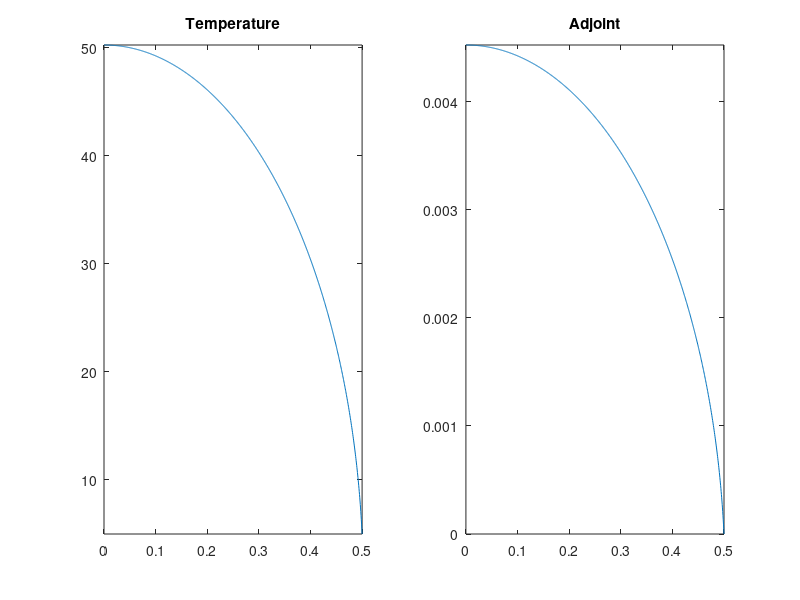

The MATLAB script that drew this image:
function hc_nonlinear_analytical
clc; close all;

% problem definition
% -d/dx (T^k dT/dx) = q = -1/(k+1).d^2(T^(k+1))/dx^2
% dTdx|_0=0 T(L)=T_dir
L=0.5; q=10000; T_dir=5; k=1;
% region of interest
% direc at 0
% 
do_plot = true;

%%%%%%%%%%%%%%%%%%%%%%%%%%%%%%%%%%%%%%%%%%%%%%%%%%%%%%%%%%
% solve forward problem for unperturbed temperature
%%%%%%%%%%%%%%%%%%%%%%%%%%%%%%%%%%%%%%%%%%%%%%%%%%%%%%%%%%
% int_0^x (eq) = -1/(k+1).d(T^(k+1))/dx = qx
% int_x^L (new.eq) => T^(k+1)(x) = T_dir^(k+1) + (k+1)/2.q.(L^2-x^2)
%
kp1=k+1;
fh_T = @(x) (T_dir^kp1 + kp1/2*q*(L^2-x.^2)).^(1/kp1);
fh_dTdx = @(x) (-q*x)./(fh_T(x).^k);
% plot temperature
if do_plot
    x=linspace(0,L,1000);
    figure(1); subplot(1,2,1); plot(x,fh_T(x)); axis tight; title('Temperature');
end
% compute functional using forward solution
response = 'averaged';
switch response
    case 'dirac'
        J_for = fh_T(0);
    case 'integrated'
        J_for = integral(fh_T,0,L);
    case 'averaged'
        J_for = integral(fh_T,0,L)/L;
end

%%%%%%%%%%%%%%%%%%%%%%%%%%%%%%%%%%%%%%%%%%%%%%%%%%%%%%%%%%
% solve adjoint problem
%%%%%%%%%%%%%%%%%%%%%%%%%%%%%%%%%%%%%%%%%%%%%%%%%%%%%%%%%%
% -d/dx (T^k dphi/dx) = dirac(x) = 0
% phi(L)=phi_dir=0, 
% for dirac at 0 response : source condition at x=0: -2T^k(0) dphidx|_0 = 1
% T^k.dphidx = C = -1/2
% phi(L) - phi(x) = (-1/2) int_x^L 1/T^k(y) dy = -phi(x)
%
% for integrated temp as response: dphidx|_0=0
%
switch response
    case 'dirac'
        for i=1:length(x)
           phi(i) = integral(@(x) 1./(fh_T(x).^k), x(i),L)/2;
        end
    case {'integrated','averaged'}
        for i=1:length(x)
           phi(i) = integral(@(x) x./(fh_T(x).^k), x(i),L);
        end
end
% plot adjoint
if do_plot
    subplot(1,2,2); plot(x,phi); axis tight; title('Adjoint');
end
% compute functional using adjoint
int_phi = dot( (phi(1:end-1)+phi(2:end))/2 , diff(x) ); 
J_adj_vol = q * int_phi;
switch response
    case 'dirac'
       J_adj_dir = (T_dir-fh_T(0))/2;
    case 'integrated'
       J_adj_dir = T_dir*L;
    case 'averaged'
       J_adj_dir = T_dir;
end
J_adj = J_adj_vol + J_adj_dir;
%%%%%%%%%%%%%%%%%%%%%%%%%%%%%%%%%%%%%%%%%%%%%%%%%%%%%%%%%%
% QoI values
%%%%%%%%%%%%%%%%%%%%%%%%%%%%%%%%%%%%%%%%%%%%%%%%%%%%%%%%%%
fprintf('Unperturbed QoI values: \nForward %g\nAdjoint %g\n',J_for,J_adj);
fprintf('Splitting the adjoint values:\n\tvolume  \t%g\n\tDirichlet bc\t%g\n',...
    J_adj_vol,J_adj_dir);

warning('What is below is a copy-paste formt he linear analytical solution');
warning('Amend first if you want to use');
return

%%%%%%%%%%%%%%%%%%%%%%%%%%%%%%%%%%%%%%%%%%%%%%%%%%%%%%%%%%
% create perturbation 
%%%%%%%%%%%%%%%%%%%%%%%%%%%%%%%%%%%%%%%%%%%%%%%%%%%%%%%%%%
% save values
fh_T0 = fh_T; fh_dT0dx = fh_dTdx; J_for0 = J_for;
% save unperturbed parameters
k0=k; q0=q; h0=h; T_dir0=T_dir; T_inf0=T_inf;
% perturbed values
pert = 1e-1;
q     = q0     * (1 + pert*1); 
k     = k0     * (1 + pert*1);
h     = h0     * (1 + pert*1);
T_dir = T_dir0 * (1 + pert*1);
T_inf = T_inf0 * (1 + pert*1);
%
q1 = q-q0; h1 = h-h0; k1 = k-k0;
T_dir1=T_dir-T_dir0; T_inf1=T_inf-T_inf0;

%%%%%%%%%%%%%%%%%%%%%%%%%%%%%%%%%%%%%%%%%%%%%%%%%%%%%%%%%%
% solve forward problem for perturbed temperature
%%%%%%%%%%%%%%%%%%%%%%%%%%%%%%%%%%%%%%%%%%%%%%%%%%%%%%%%%%
[fh_T,fh_dTdx] = compute_temperature(a,b,k,q,T_dir,h,T_inf);
if do_plot
    subplot(1,2,1); hold all; plot(x,fh_T(x)); axis tight; hold off; 
end
J_for = integral(@(x) fh_T(x).*fh_r(x),x1,x2);
fprintf('\nPerturbed QoI values: \nForward %g\n',J_for);
% forward sensitivity
dJ_for = (J_for - J_for0)  ;
% verif
% [(J_for - J_for0) integral(@(x) T(x)-T0(x),x1,x2)]
%%%%%%%%%%%%%%%%%%%%%%%%%%%%%%%%%%%%%%%%%%%%%%%%%%%%%%%%%%
% adjoint-based sensitivity
%%%%%%%%%%%%%%%%%%%%%%%%%%%%%%%%%%%%%%%%%%%%%%%%%%%%%%%%%%
% sensivitiy due to heat source
dJ_adj_vol_src = q1 * integral(fh_phi,a,b);
% sensivitiy due to conductivity, first-order and exact
dJ_adj_vol_cond       = -k1 * integral(@(x) fh_dT0dx(x).*fh_dphidx(x),a,b);
dJ_adj_vol_cond_exact = -k1 * integral(@(x) fh_dTdx(x) .*fh_dphidx(x),a,b);
dJ_adj_dirichlet      = k0*fh_dphidx(a)*T_dir1;
dJ_adj_robin          = -h1*fh_T0(b)*fh_phi(b) + (h*T_inf-h0*T_inf0)*fh_phi(b);
dJ_adj_robin_exact    = -h1*fh_T(b) *fh_phi(b) + (h*T_inf-h0*T_inf0)*fh_phi(b);

dJ_adj       = dJ_adj_vol_src + dJ_adj_vol_cond       + dJ_adj_dirichlet +dJ_adj_robin      ;
dJ_adj_exact = dJ_adj_vol_src + dJ_adj_vol_cond_exact + dJ_adj_dirichlet +dJ_adj_robin_exact;

%%%%%%%%%%%%%%%%%%%%%%%%%%%%%%%%%%%%%%%%%%%%%%%%%%%%%%%%%%
% sensitivity values
%%%%%%%%%%%%%%%%%%%%%%%%%%%%%%%%%%%%%%%%%%%%%%%%%%%%%%%%%%
fprintf('Sensitivity values:\nForward: %g\n',dJ_for);
fprintf('Adjoint:\n');
fprintf('\tAll    \t\t%g\n',dJ_adj);
fprintf('\tAll E  \t\t%g\n',dJ_adj_exact);
fprintf('\tvol.src  \t%g\n',dJ_adj_vol_src);
fprintf('\tvol.cond \t%g\n',dJ_adj_vol_cond);
fprintf('\tvol.condE\t%g\n',dJ_adj_vol_cond_exact);
fprintf('\tDirichlet\t%g\n',dJ_adj_dirichlet);
fprintf('\tRobin bc \t%g\n',dJ_adj_robin);
fprintf('\tRobin bcE\t%g\n',dJ_adj_robin_exact);

return
end
%%%%%%%%%%%%%%%%%%%%%%%%%

function [fh_T,fh_dTdx] = compute_temperature(a,b,k,q,T_dir,h,T_inf)
% Problem statement: -d/dx(k.dT/dx) = q
%                    T(a) = T_dir
%                    -k.dT/dx|_b = h(T(b) - T_inf)
%
% Analytical solution:
%      T(x) = alpha (x-a)(x-b) + beta(x-b) + gamma
%      with alpha = -q/k/2

mat = [ (a-b) 1 ; k  h];
rhs = [T_dir;  q/2*(b-a) + h*T_inf];
coef = mat\rhs;

alpha = -q/k/2; beta = coef(1); gamma = coef(2);
% function handle for temperature
fh_T = @(x) alpha*(x-a).*(x-b) + beta*(x-b) + gamma;
% function handle for derivative of temperature
fh_dTdx = @(x) alpha*(2*x-a-b) + beta;

% varargout = cell(1,nargout);
% % function handle for T and dTdx
% varargout{1} = fh_T;
% varargout{2} = fh_dTdx;
% switch nargout
%     case {1,2}
%         % nothing to do
%     case 3
%         % value at x=a
%         varargout{3} = fh_T(b);
%     case 4
%         % value at x=b
%         varargout{3} = fh_T(b);
%         % value of derivative at at x=a
%         varargout{4} = alpha*(2*a-a-b)+beta;
%     otherwise
%         error('wrong nargout in compute T');
% end        

return
end
%%%%%%%%%%%%%%%%%%%%%%%%%

function [fh_phi, fh_dphidx] = compute_adjoint(a,b,x1,x2,k,r,phi_dir,h,phi_inf)
% Problem statement: -d/dx(k.dphi/dx) = r
%                    phi(a) = phi_dir
%                    -k.dphi/dx|_b = h(phi(b) - phi_inf)
%
% Analytical solution:
% if 3 regions (r(x).ne.0 only inside the domain [a,b]:
%    phi{1}(x) = alpha{1}(x-a) + beta{1}
%    phi{2}(x) = alpha{2}(x-x1)(x-x2) + beta{2}(x-x2) + gamma{2}
%    phi{3}(x) = alpha{3}(x-b) + beta{3}
% if 2 regions (case x1=a)
%    phi{1}(x) = alpha{1}(x-a)(x-x2) + beta{1}(x-a) + gamma{1}
%    phi{2}(x) = alpha{2}(x-b) + beta{2} 
% if 2 regions (case x2=b)
%    phi{1}(x) = alpha{1}(x-a) + beta{1}
%    phi{2}(x) = alpha{2}(x-x1)(x-b) + beta{2}(x-b) + gamma{2}
% if 1 region. same as solving for T routine

my_case='not_defined';

if ( abs(a-x1)<eps && abs(b-x2)<eps )
    my_case = 'both_bd';
end
if ( abs(a-x1)<eps && abs(b-x2)>eps )
    my_case = 'left_bd';
end
if ( abs(a-x1)>eps && abs(b-x2)<eps )
    my_case = 'right_bd';
end
if ( abs(a-x1)>eps && abs(b-x2)>eps )
    my_case = 'inside';
end
% fprintf('my case is %s\n',my_case);

% analytical solution
switch my_case
    case 'inside'
        % set up linear system
        mat = zeros(6,6); rhs = zeros(6,1);
        % coef = [ a1,b1,b2,g2,a3,b3]
        alpha2 = -r/k/2;
        % fill system
        % phi{1}(a) = phi_dir = beta{1}
        mat(1,2) = 1; rhs(1) = phi_dir;
        % -k dphi{3}dx(b) = h (phi{3}(b)-phi_inf)
        % - k a3 = h(b3-phi_inf)
        mat(2,5:6) = [k h ]; rhs(2) = h*phi_inf;
        % interfaces: values
        % phi{1}(x1) = phi{2}(x1)
        % a1(x1-a)+b1 = b2(x1-x2)+g2
        mat(3,1:4) = [(x1-a) 1 -(x1-x2) -1];
        % phi{2}(x2) = phi{3}(x2)
        % g2 = a3(x2-b) +b3
        mat(4,4:6) = [1 -(x2-b) -1];
        % interfaces: derivatives
        % a1 = a2(2x-x1-x2)+b2
        mat(5,1) = 1; mat(5,3) = -1; rhs(5)= alpha2*(x1-x2);
        % a3 = a2(2x-x1-x2)+b2
        mat(6,5) = 1; mat(6,3) = -1; rhs(6)=-alpha2*(x1-x2);
        % solve system
        coef = mat\rhs;
        % assign coefficients
        alpha1 = coef(1);
        beta1  = coef(2);
        beta2  = coef(3);
        gamma2 = coef(4);
        alpha3 = coef(5);
        beta3  = coef(6);
        % define solution per region
        phi{1} = @(x) alpha1*(x-a) + beta1;
        phi{2} = @(x) alpha2*(x-x1).*(x-x2) + beta2*(x-x2) + gamma2;
        phi{3} = @(x) alpha3*(x-b) + beta3;
        % create full-domain solution
        fh_phi = @(x) (x<x1).*phi{1}(x) + (x>=x1&x<x2).* phi{2}(x) + (x>=x2).*phi{3}(x);
        % define solution derivative per region
        dphi{1} = @(x) alpha1;
        dphi{2} = @(x) alpha2*(2*x-x1-x2) + beta2;
        dphi{3} = @(x) alpha3;
        % create full-domain solution
        fh_dphidx = @(x) (x<x1).*dphi{1}(x) + (x>=x1&x<x2).* dphi{2}(x) + (x>=x2).*dphi{3}(x);
        
    case 'left_bd'
        % set up linear system
        mat = zeros(4,4); rhs = zeros(4,1);
        % coef = [ b1,g1,a2,b2]
        alpha1 = -r/k/2;
        % fill system
        % phi{1}(a) = phi_dir = gamma{1}
        mat(1,2) = 1; rhs(1) = phi_dir;
        % -k dphi{2}dx(b) = h (phi{2}(b)-phi_inf)
        % - k a2 = h(b2-phi_inf)
        mat(2,3:4) = [k h ]; rhs(2) = h*phi_inf;
        % interfaces: values
        % phi{1}(x2) = phi{2}(x2)
        % b1(x2-a)+g1 = a2(x2-b)+b2
        mat(3,1:4) = [(x2-a) 1 -(x2-b) -1];
        % interfaces: derivative at x2
        % a1(2x-a-x2)+b1 = a1(x2-a)+b1 = a2
        mat(4,1) = 1; mat(4,3) = -1; rhs(4)= -alpha1*(x2-a);
        % solve system
        coef = mat\rhs;
        % assign coefficients
        beta1  = coef(1);
        gamma1 = coef(2);
        alpha2 = coef(3);
        beta2  = coef(4);
        % define solution per region
        phi{1} = @(x) alpha1*(x-a).*(x-x2) + beta1*(x-a) + gamma1;
        phi{2} = @(x) alpha2*(x-b) + beta2;
        % create full-domain solution
        fh_phi = @(x) (x<x2).*phi{1}(x)  + (x>=x2).*phi{2}(x);
        % define solution derivative per region
        dphi{1} = @(x) alpha1*(2*x-a-x2) + beta1;
        dphi{2} = @(x) alpha2;
        % create full-domain solution
        fh_dphidx = @(x) (x<x2).*dphi{1}(x) + (x>=x2).*dphi{2}(x);
        
    case 'right_bd'
%    phi{1}(x) = alpha{1}(x-a) + beta{1}
%    phi{2}(x) = alpha{2}(x-x1)(x-b) + beta{2}(x-b) + gamma{2}
       % set up linear system
        mat = zeros(4,4); rhs = zeros(4,1);
        % coef = [ a1,b1,b2,g2]
        alpha2 = -r/k/2;
        % fill system
        % phi{1}(a) = phi_dir = beta{1}
        mat(1,2) = 1; rhs(1) = phi_dir;
        % -k dphi{2}dx(b) = h (phi{2}(b)-phi_inf)
        % - k(a2(2x-x1-b)+b2) = h(g2-phi_inf)
        mat(2,3:4) = [k h ]; rhs(2) = -k*alpha2*(b-x1) + h*phi_inf;
        % interfaces: values
        % phi{1}(x1) = phi{2}(x1)
        % a1(x1-a)+b1 = b2(x1-b)+g2
        mat(3,1:4) = [(x1-a) 1 -(x1-b) -1];
        % interfaces: derivatives at x1
        % a1 = a2(2x-x1-b)+b2 = a2(x1-b)+b2
        mat(4,1) = 1; mat(4,3) = -1; rhs(4)= alpha2*(x1-b);
        % solve system
        coef = mat\rhs;
        % assign coefficients
        alpha1 = coef(1);
        beta1  = coef(2);
        beta2  = coef(3);
        gamma2 = coef(4);
        % define solution per region
        phi{1} = @(x) alpha1*(x-a) + beta1;
        phi{2} = @(x) alpha2*(x-x1).*(x-b) + beta2*(x-b) + gamma2;
        % create full-domain solution
        fh_phi = @(x) (x<x1).*phi{1}(x)  + (x>=x1).*phi{2}(x);
        % define solution derivative per region
        dphi{1} = @(x) alpha1;
        dphi{2} = @(x) alpha2*(2*x-x1-b);
        % create full-domain solution
        fh_dphidx = @(x) (x<x1).*dphi{1}(x) + (x>=x1).*dphi{2}(x);
                
    case 'both_bd'
        [fh_phi, fh_dphidx] = compute_temperature(a,b,k,r,phi_dir,h,phi_inf);
    otherwise
        error('unknown case %s',my_case);
end

return
end
%%%%%%%%%%%%%%%%%%%%%%%%%
